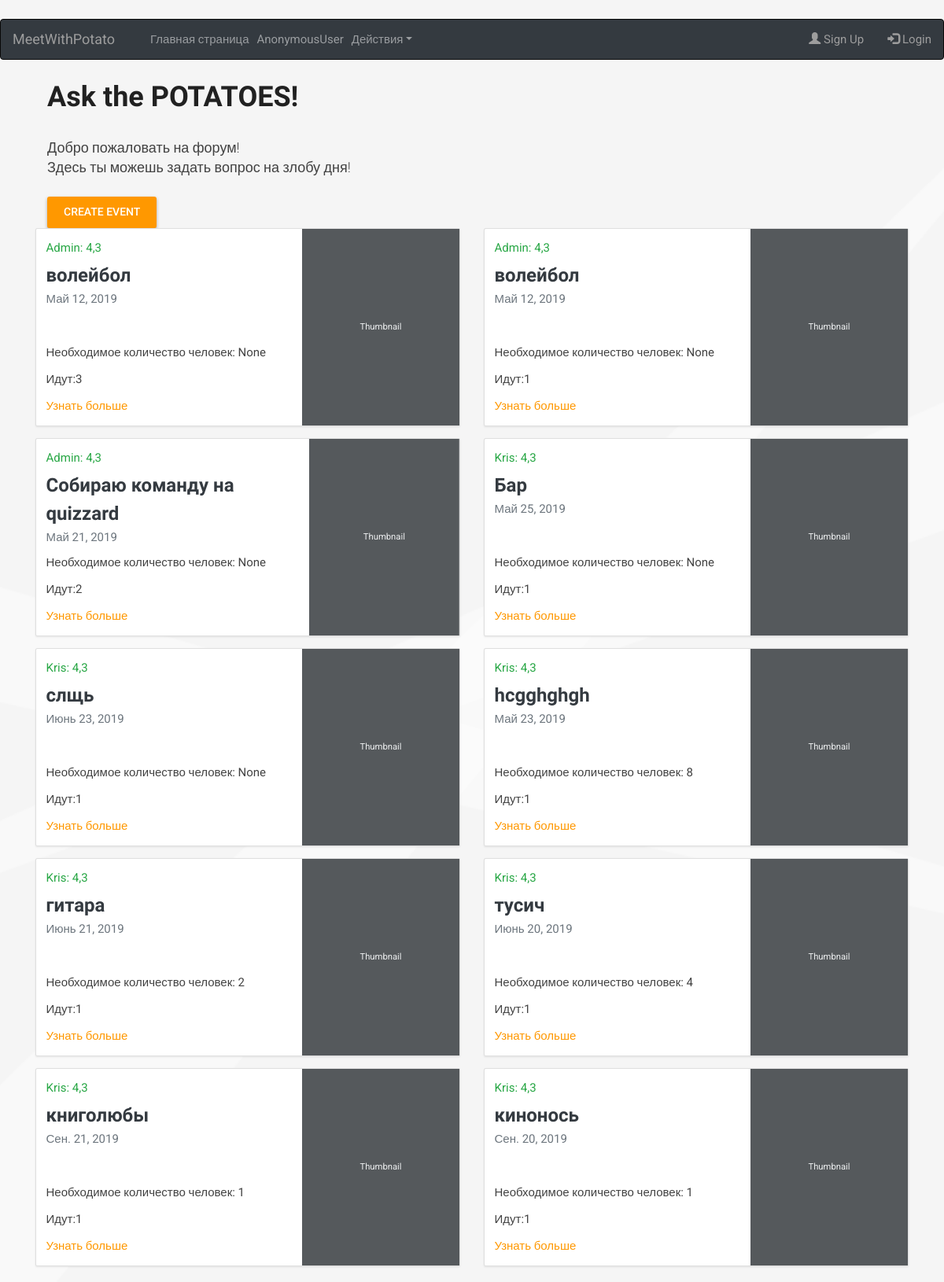
The page / on the database its author committed.
### potato/models.py (models this page shows, shortened)
class Event(models.Model):
    category_choice = (
        ('S', 'Sport'),
        ('H', 'Hobby'),
        ('P', 'Party'),
        ('O', 'Other')
    )
    age_limit_choice = (
       (12,12),
       (16,16),
       (18,18)
    )
    title = models.CharField(max_length=30,verbose_name="Заголовок")
    description = models.CharField(max_length=255,verbose_name="Описание")
    category = models.CharField(max_length=30,choices = category_choice, verbose_name="Категория")
    data_create = models.DateTimeField(auto_now_add='true', verbose_name="Дата создания")
    author = models.ForeignKey(User,blank=True,null=True,verbose_name="Организатор")
    participant = models.ManyToManyField(User,related_name='participantofevent')
    thumbnumber = models.IntegerField(blank=True,null=True, verbose_name="Число участников")
    data_when = models.DateField(blank=True,null=True, verbose_name="Дата проведения")
    place = models.CharField(max_length=255,verbose_name="Место встречи")
    age_limit = models.IntegerField(choices = age_limit_choice, verbose_name="Возрастное ограничение")
    maxparticipant = models.IntegerField(blank=True,null=True, verbose_name="Максимальное число участников")
    minparticipant = models.IntegerField(blank=True,null=True, verbose_name="Минимальное число участников")

### potato/views.py (the view)
# urls.py: url(r'^$',home_view),
def home_view(request):
    post_list = Event.objects.all()
    user = request.user
    context = {'post_list':post_list,'user':user}
    response = render(request,'home.html',context=context)
    return response

### potato/templates/home.html (shortened to what this page needs)
{% extends 'base.html'%}
{%block content%}
<main role="main" class="container">
	<div class="overlay">
	<div class="starter-template">
    <h1>Ask the POTATOES!</h1>
    <p class="lead">Добро пожаловать на форум!<br> Здесь ты можешь задать вопрос на злобу дня!</p>
    <a href="/potato/postcreate"><button type="button" class="btn btn-primary btn-lg">Create event</button></a>
  </div>
</main>
	<div class="row mb-2">
		{% for post in post_list %}
		<div class="col-md-6">
		<div class="card flex-md-row mb-4 shadow-sm h-md-250">
			<div class="card-body d-flex flex-column align-items-start">
			<a class="d-inline-block mb-2 text-success" href="potato/{{post.author}}">{{post.author}}: 4,3</a>
			<h3 class="mb-0">
				<a class="text-dark" href="potato/post/{{post.id}}">{{post.title}}</a>
			</h3>
			<div class="mb-1 text-muted">{{post.data_when}}</div>
			<p>Необходимое количество человек: {{post.minparticipant}}</p>
			<p>Идут:{{post.thumbnumber}}</p>
			<a href="potato/post/{{post.id}}">Узнать больше</a>
			</div>
			<svg class="bd-placeholder-img card-img-right flex-auto d-none d-lg-block" width="200" height="250" xmlns="http://www.w3.org/2000/svg" preserveAspectRatio="xMidYMid slice" focusable="false" role="img" aria-label="Placeholder: Thumbnail"><title>Placeholder</title><rect fill="#55595c" width="100%" height="100%"></rect><text fill="#eceeef" dy=".3em" x="50%" y="50%">Thumbnail</text></svg>
		</div>
		</div>
	{% endfor%}
	</div>
  {%endblock%}

### potato/templates/base.html (shortened to what this page needs)
<!doctype html>
<html lang="ru">
  <head>
<link rel="stylesheet" href="https://cdnjs.cloudflare.com/ajax/libs/twitter-bootstrap/3.3.7/css/bootstrap.min.css" />
<link rel="stylesheet" href="https://cdnjs.cloudflare.com/ajax/libs/font-awesome/4.7.0/css/font-awesome.min.css" />
	<link rel="stylesheet" href="https://stackpath.bootstrapcdn.com/bootstrap/4.3.1/css/bootstrap.min.css">
 <link rel="stylesheet" href="/static/css/bootstrap.css" type="text/css">
 <link rel="stylesheet" href="/static/css/animate.css" type="text/css">
  <link rel="stylesheet" href="/static/css/transition-animations.css" type="text/css">
  <link rel="stylesheet" href="/static/css/owl.carousel.css" type="text/css">
  <link rel="stylesheet" href="/static/css/magnific-popup.css" type="text/css">
  <link rel="stylesheet" href="/static/css/main.css" type="text/css">
    <link href="https://bootstrap-4.ru/docs/4.3.1/examples/starter-template/starter-template.css" rel="stylesheet">
  </head>
  <body>
<nav class="navbar navbar-inverse navbar-expand-md navbar-dark bg-dark fixed-top" style="padding: 0px;">
  <a class="navbar-brand" href="/"> MeetWithPotato</a>
  <div class="collapse navbar-collapse" id="navbarsExampleDefault">
    <ul class="navbar-nav mr-auto">
      <li class="nav-item ">
        <a class="nav-link" href="/">Главная страница<span class="sr-only">(current)</span></a>
      </li>
      <li class="nav-item">
        <a class="nav-link" href="/potato/{{user}}">{{user}}</a>
      <li class="nav-item dropdown">
        <a class="nav-link dropdown-toggle" href="#" id="dropdown01" data-toggle="dropdown" aria-haspopup="true" aria-expanded="false">Действия</a>
      </li>
    </ul>
    <ul class="nav navbar-nav navbar-right">
        <li><a href="/registration"><span class="glyphicon glyphicon-user"></span> Sign Up</a></li>
        <li><a href="/login"><span class="glyphicon glyphicon-log-in"></span> Login</a></li>
    </ul>
  </div>
</nav>
    <div class="container">
        {% block content%}{%endblock%}
    </div>
</body>
</html>

### static/css/main.css (style rules this page uses)
html { position: relative; height: 100%; width: 100%; }
body { position: relative; font-family: 'Roboto', Helvetica, sans-serif; color: #424242; margin: 0; height: 100%; width: 100%; font-size: 15px; line-height: 1.6em; background-color: #f5f5f5; overflow-x: hidden; overflow-y: auto; background-image: url(../images/main_bg.png); background-size: cover; -webkit-background-size: cover; background-attachment: fixed; background-position: center center; background-repeat: no-repeat; }
a { color: #FF9800; text-decoration: none; outline: none; -webkit-transition: all 0.3s ease-in-out; -moz-transition: all 0.3s ease-in-out; -o-transition: all 0.3s ease-in-out; -ms-transition: all 0.3s ease-in-out; transition: all 0.3s ease-in-out; }
h1, h2, h3, h4, h5, h6 { color: #212121; font-family: 'Montserrat', Helvetica, sans-serif; font-weight: 600; line-height: 1.5em; margin-top: 0; margin-bottom: 10px; }
p { font-size: 15px; margin: 0 0 10px; font-weight: 400; }
p.lead { font-size: 18px; margin: 25px 0; }
.btn-primary, .btn-secondary, button, input[type="button"], input[type="submit"] { text-transform: uppercase; font-family: inherit; font-size: 14px; font-weight: 500; line-height: 2.8; padding: 0 1.5em; outline: none; border: 0; border-radius: 3px; }
.btn-primary, .btn-primary:hover, .btn-primary:focus, button, input[type="button"], input[type="submit"] { background-color: #FF9800; color: #fff; border: 0; box-shadow: 0 1px 1px rgba(0,0,0,0.1), 0 2px 4px rgba(0,0,0,0.3); }

### potato/templates/base.html (style rules this page uses)
.bd-placeholder-img { font-size: 1.125rem; text-anchor: middle; }

### rows shown on the page
Event: author "Admin", title "волейбол", data_when "Май 12, 2019", minparticipant "None", thumbnumber "3"
Event: author "Admin", title "волейбол", data_when "Май 12, 2019", minparticipant "None", thumbnumber "1"
Event: author "Admin", title "Собираю команду на quizzard", data_when "Май 21, 2019", minparticipant "None", thumbnumber "2"
Event: author "Kris", title "Бар", data_when "Май 25, 2019", minparticipant "None", thumbnumber "1"
Event: author "Kris", title "слщь", data_when "Июнь 23, 2019", minparticipant "None", thumbnumber "1"
Event: author "Kris", title "hcgghghgh", data_when "Май 23, 2019", minparticipant "8", thumbnumber "1"
Event: author "Kris", title "гитара", data_when "Июнь 21, 2019", minparticipant "2", thumbnumber "1"
Event: author "Kris", title "тусич", data_when "Июнь 20, 2019", minparticipant "4", thumbnumber "1"
Event: author "Kris", title "книголюбы", data_when "Сен. 21, 2019", minparticipant "1", thumbnumber "1"
Event: author "Kris", title "кинонось", data_when "Сен. 20, 2019", minparticipant "1", thumbnumber "1"

### other values the page prints
{{ user }} "AnonymousUser"
